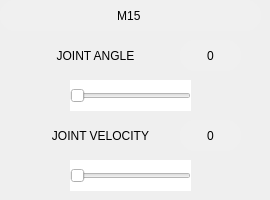
      <widget class="QWidget" name="M15Page">
       <widget class="QPushButton" name="M15AngleMinus">
        <property name="geometry">
         <rect>
          <x>20</x>
          <y>80</y>
          <width>41</width>
          <height>31</height>
         </rect>
        </property>
        <property name="styleSheet">
         <string notr="true">background-color: rgb(255, 255, 255);</string>
        </property>
        <property name="text">
         <string/>
        </property>
        <property name="icon">
         <iconset>
          <normaloff>C:/Users/asadr/Downloads/icons8-minus-50.png</normaloff>C:/Users/asadr/Downloads/icons8-minus-50.png</iconset>
        </property>
        <property name="iconSize">
         <size>
          <width>25</width>
          <height>28</height>
         </size>
        </property>
        <property name="flat">
         <bool>true</bool>
        </property>
       </widget>
       <widget class="QPushButton" name="M15AnglePlus">
        <property name="geometry">
         <rect>
          <x>200</x>
          <y>80</y>
          <width>41</width>
          <height>31</height>
         </rect>
        </property>
        <property name="styleSheet">
         <string notr="true">background-color: rgb(255, 255, 255);</string>
        </property>
        <property name="text">
         <string/>
        </property>
        <property name="icon">
         <iconset>
          <normaloff>C:/Users/asadr/Downloads/icons8-plus-50 (1).png</normaloff>C:/Users/asadr/Downloads/icons8-plus-50 (1).png</iconset>
        </property>
        <property name="iconSize">
         <size>
          <width>25</width>
          <height>28</height>
         </size>
        </property>
        <property name="flat">
         <bool>true</bool>
        </property>
       </widget>
       <widget class="QSlider" name="M15VelocitySlider">
        <property name="geometry">
         <rect>
          <x>70</x>
          <y>160</y>
          <width>121</width>
          <height>31</height>
         </rect>
        </property>
        <property name="styleSheet">
         <string notr="true">background-color: rgb(255, 255, 255);</string>
        </property>
        <property name="orientation">
         <enum>Qt::Horizontal</enum>
        </property>
       </widget>
       <widget class="QPushButton" name="pushButton_56">
        <property name="geometry">
         <rect>
          <x>30</x>
          <y>40</y>
          <width>121</width>
          <height>31</height>
         </rect>
        </property>
        <property name="styleSheet">
         <string notr="true">background-color: rgb(255, 255, 255);
font: 63 10pt &quot;Yu Gothic UI Semibold&quot;;</string>
        </property>
        <property name="text">
         <string>   JOINT ANGLE</string>
        </property>
        <property name="icon">
         <iconset>
          <normaloff>C:/Users/asadr/Downloads/icons8-data-setting-50 (1).png</normaloff>C:/Users/asadr/Downloads/icons8-data-setting-50 (1).png</iconset>
        </property>
        <property name="iconSize">
         <size>
          <width>20</width>
          <height>20</height>
         </size>
        </property>
        <property name="flat">
         <bool>true</bool>
        </property>
       </widget>
       <widget class="QPushButton" name="M15VelocityMinus">
        <property name="geometry">
         <rect>
          <x>20</x>
          <y>160</y>
          <width>41</width>
          <height>31</height>
         </rect>
        </property>
        <property name="styleSheet">
         <string notr="true">background-color: rgb(255, 255, 255);</string>
        </property>
        <property name="text">
         <string/>
        </property>
        <property name="icon">
         <iconset>
          <normaloff>C:/Users/asadr/Downloads/icons8-minus-50.png</normaloff>C:/Users/asadr/Downloads/icons8-minus-50.png</iconset>
        </property>
        <property name="iconSize">
         <size>
          <width>25</width>
          <height>28</height>
         </size>
        </property>
        <property name="flat">
         <bool>true</bool>
        </property>
       </widget>
       <widget class="QLabel" name="M15VelocityLabel">
        <property name="geometry">
         <rect>
          <x>180</x>
          <y>120</y>
          <width>61</width>
          <height>31</height>
         </rect>
        </property>
        <property name="styleSheet">
         <string notr="true">border-radius: 15px;
background-color: rgb(240, 240, 240);
font: 63 9pt &quot;Yu Gothic UI Semibold&quot;;</string>
        </property>
        <property name="text">
         <string>0</string>
        </property>
        <property name="alignment">
         <set>Qt::AlignCenter</set>
        </property>
       </widget>
       <widget class="QLabel" name="label_45">
        <property name="geometry">
         <rect>
          <x>0</x>
          <y>0</y>
          <width>261</width>
          <height>31</height>
         </rect>
        </property>
        <property name="styleSheet">
         <string notr="true">background-color: rgb(240, 240, 240);
border-radius: 15px;
font: 63 10pt &quot;Yu Gothic UI Semibold&quot;;</string>
        </property>
        <property name="text">
         <string>M15 </string>
        </property>
        <property name="alignment">
         <set>Qt::AlignCenter</set>
        </property>
       </widget>
       <widget class="QSlider" name="M15AngleSlider">
        <property name="geometry">
         <rect>
          <x>70</x>
          <y>80</y>
          <width>121</width>
          <height>31</height>
         </rect>
        </property>
        <property name="styleSheet">
         <string notr="true">background-color: rgb(255, 255, 255);</string>
        </property>
        <property name="orientation">
         <enum>Qt::Horizontal</enum>
        </property>
       </widget>
       <widget class="QPushButton" name="M15VelocityPlus">
        <property name="geometry">
         <rect>
          <x>200</x>
          <y>160</y>
          <width>41</width>
          <height>31</height>
         </rect>
        </property>
        <property name="styleSheet">
         <string notr="true">background-color: rgb(255, 255, 255);</string>
        </property>
        <property name="text">
         <string/>
        </property>
        <property name="icon">
         <iconset>
          <normaloff>C:/Users/asadr/Downloads/icons8-plus-50 (1).png</normaloff>C:/Users/asadr/Downloads/icons8-plus-50 (1).png</iconset>
        </property>
        <property name="iconSize">
         <size>
          <width>25</width>
          <height>28</height>
         </size>
        </property>
        <property name="flat">
         <bool>true</bool>
        </property>
       </widget>
       <widget class="QLabel" name="M15AngleLabel">
        <property name="geometry">
         <rect>
          <x>180</x>
          <y>40</y>
          <width>61</width>
          <height>31</height>
         </rect>
        </property>
        <property name="styleSheet">
         <string notr="true">border-radius: 15px;
background-color: rgb(240, 240, 240);
font: 63 9pt &quot;Yu Gothic UI Semibold&quot;;</string>
        </property>
        <property name="frameShape">
         <enum>QFrame::Box</enum>
        </property>
        <property name="text">
         <string>0</string>
        </property>
        <property name="alignment">
         <set>Qt::AlignCenter</set>
        </property>
       </widget>
       <widget class="QPushButton" name="pushButton_59">
        <property name="geometry">
         <rect>
          <x>20</x>
          <y>120</y>
          <width>151</width>
          <height>31</height>
         </rect>
        </property>
        <property name="styleSheet">
         <string notr="true">background-color: rgb(255, 255, 255);
font: 63 10pt &quot;Yu Gothic UI Semibold&quot;;</string>
        </property>
        <property name="text">
         <string>   JOINT VELOCITY</string>
        </property>
        <property name="icon">
         <iconset>
          <normaloff>C:/Users/asadr/Downloads/icons8-speedometer-64.png</normaloff>C:/Users/asadr/Downloads/icons8-speedometer-64.png</iconset>
        </property>
        <property name="iconSize">
         <size>
          <width>22</width>
          <height>22</height>
         </size>
        </property>
        <property name="flat">
         <bool>true</bool>
        </property>
       </widget>
      </widget>
